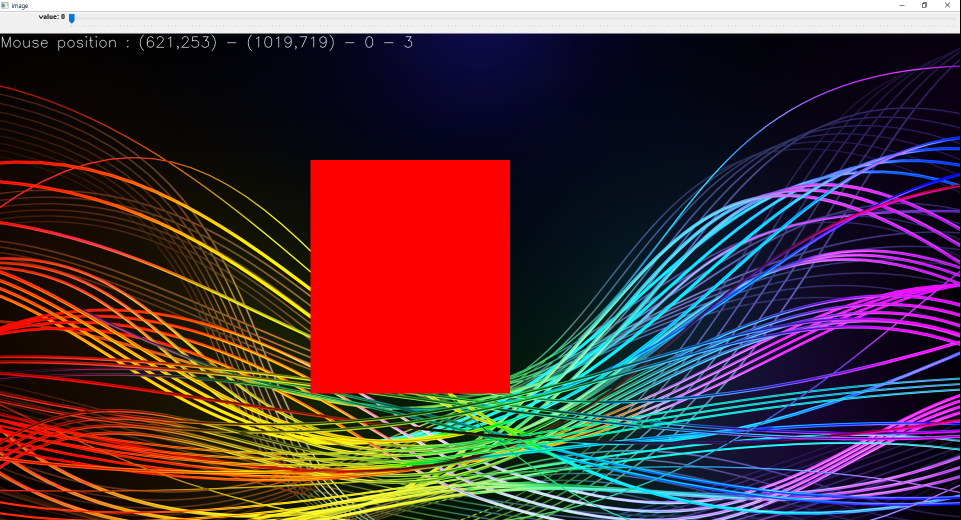
#> input picture Homework1.PNG, 1921 x 1040 px, given in place of the camera (shown at 1/2 size)
$ jupyter execute C141.ipynb
#> lines starting #> are read from the running program, lines starting #| are printed output that depends on the picture; after the words box and inside, x2 and y2 are one past the last pixel; in counts of white or black regions, pixels touching at a corner belong together
[cell 1]
import cv2

[cell 2]
flags = [i for i in dir(cv2) if i.startswith('COLOR_')]

[cell 3]
print(flags)

[cell 4]
import cv2
import numpy as np

[cell 5]
cap = cv2.VideoCapture(0)
while(1):
    #Take each frame
    _, frame = cap.read()
#> frame is the input picture: shape (1040, 1921, 3); mean B, G, R 57.8, 53.9, 81.2

    #Convert BGR to HSV
    hsv = cv2.cvtColor(frame, cv2.COLOR_BGR2HSV)
#> hsv: shape (1040, 1921, 3); mean H, S, V 68.4, 193, 106.5

    #define range of blue color in HSV
    lower_blue = np.array([100,50,50])
    upper_blue = np.array([245,200,66])

    #Threshold the HSV image to get only blue colors
    mask = cv2.inRange(hsv, lower_blue, upper_blue)
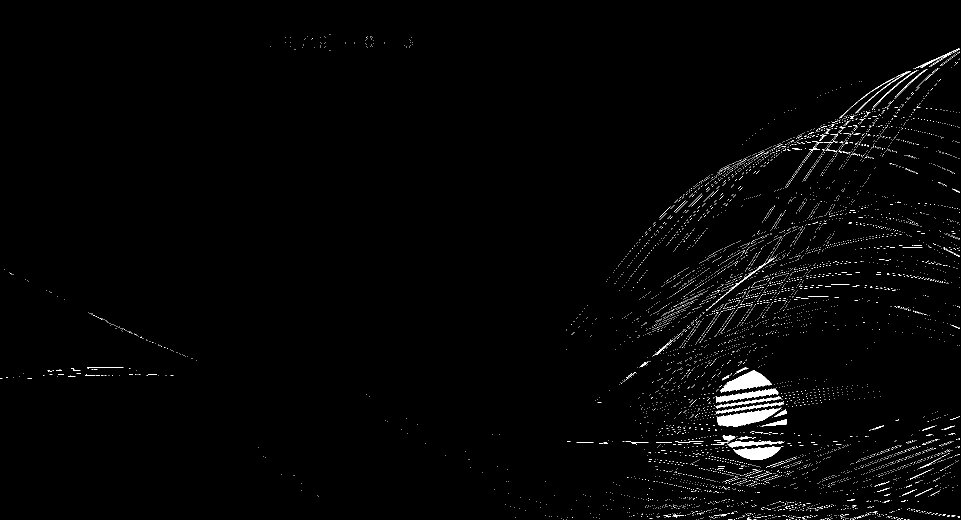
#> mask: shape (1040, 1921) (shown at 1/2 size); 1.3% white; 6821 white regions (6744 under 20 px), largest, box (x1, y1, x2, y2) and area: (1434, 817, 1563, 854) 2288, (1440, 740, 1544, 783) 2136, (1468, 894, 1562, 920) 1527

    #Bitwise-AND mask and original image
    res = cv2.bitwise_and(frame,frame, mask = mask)
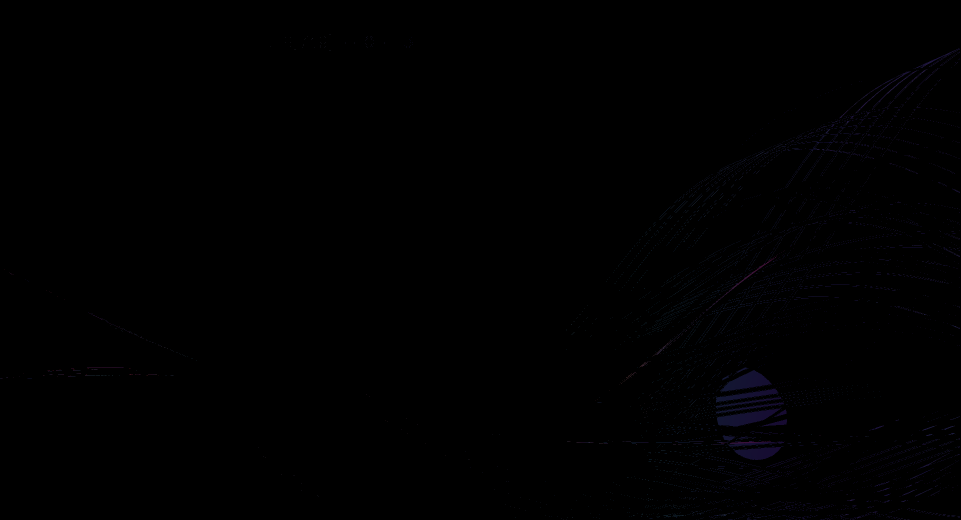
#> res: shape (1040, 1921, 3) (shown at 1/2 size); mean B, G, R 0.7, 0.3, 0.3
    cv2.imshow('frame',frame)
    cv2.imshow('mask',mask)
    cv2.imshow('res',res)
    k = cv2.waitKey(5) & 0xFF
#> (key Esc is pressed here)
    if k == 27:
        break

cv2.destroyAllWindows()
